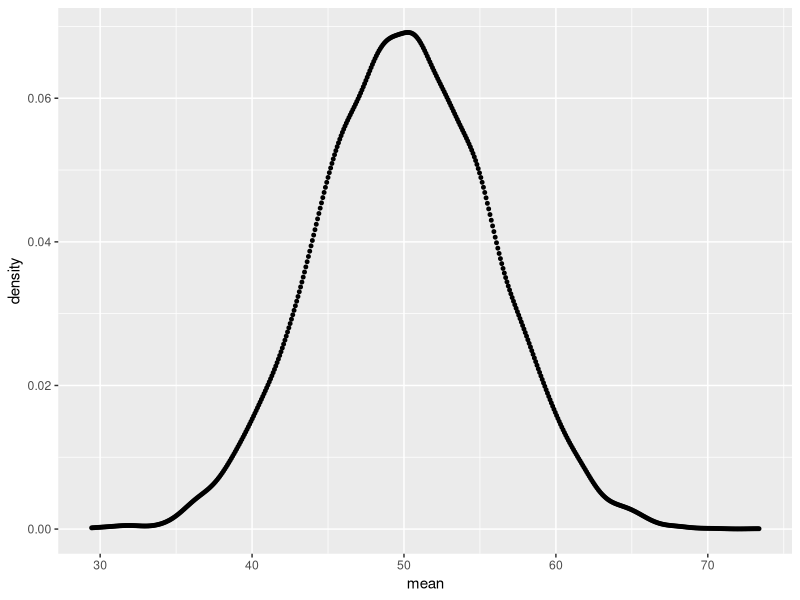
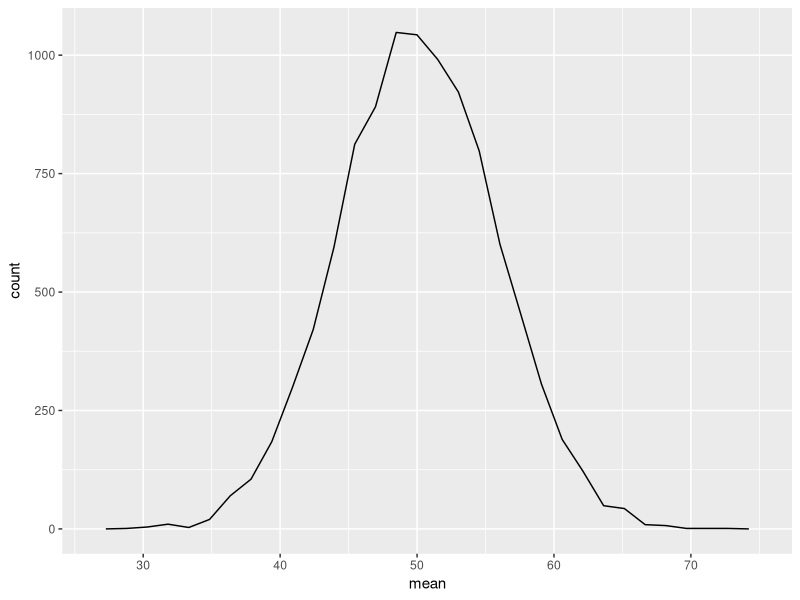
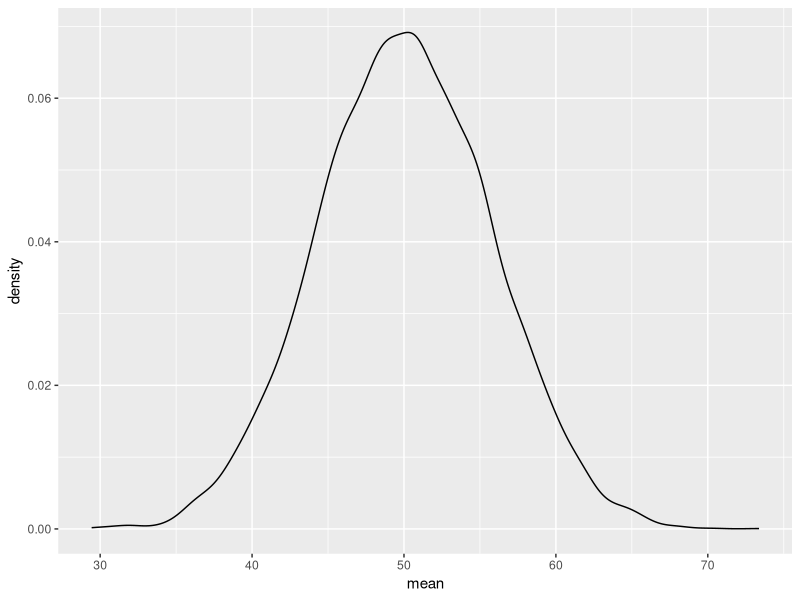
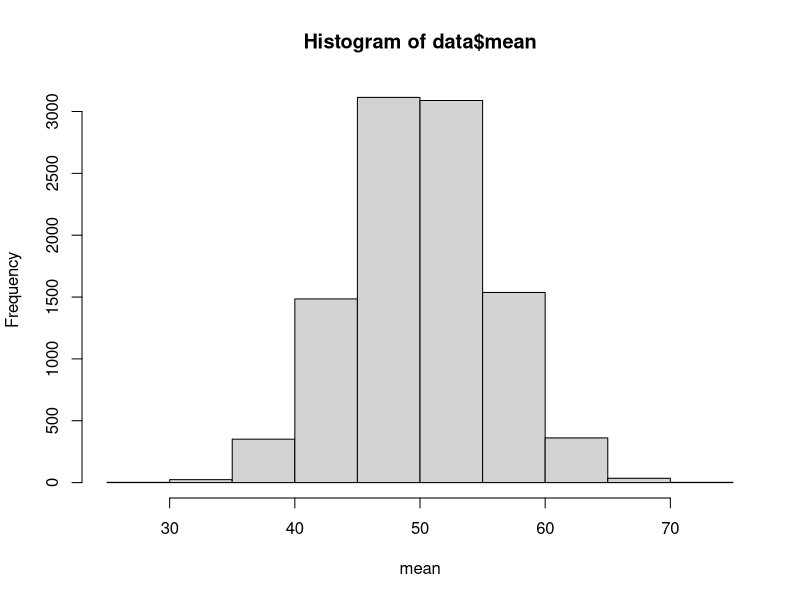
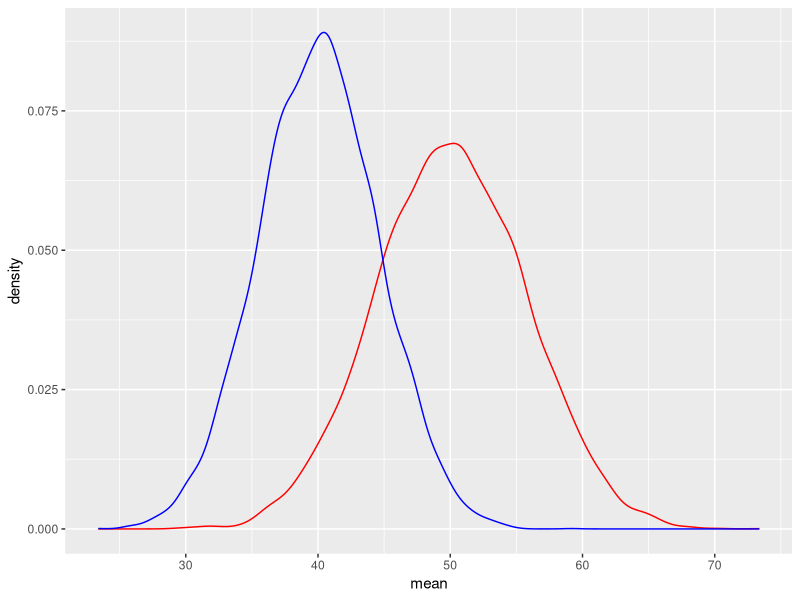
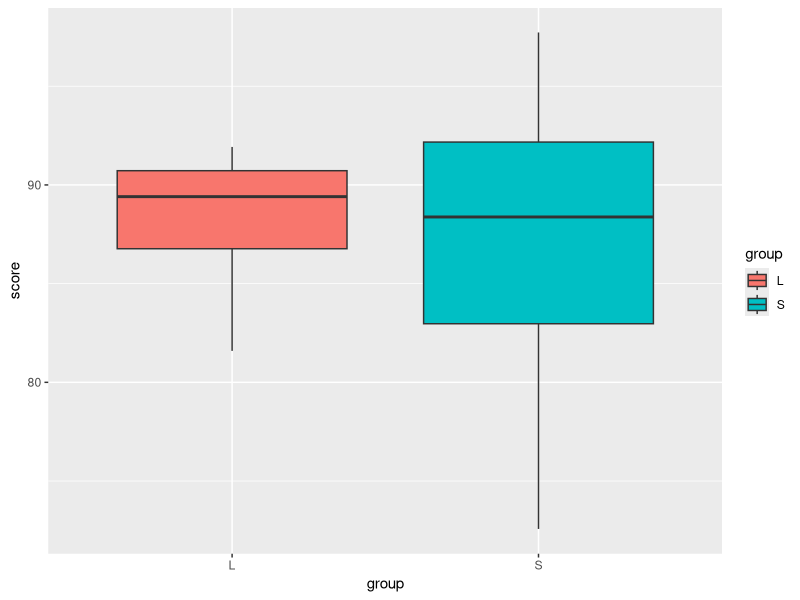

These charts were generated, in order, by the following R code: (Note: a time limit stopped this script after it produced the figures.)
library(tidyverse)

# Question 1.

a <- replicate(10000, mean(runif(26, 0, 100)))
mean(a < 40)
index <- seq(1, 10000)
data <- data.frame("index" = index, "mean" = a)

ggplot(data, aes(x = mean, y = ..density..)) +
  geom_point(size = 1, stat = "density") +
  labs(x = "mean")

ggplot(data, aes(mean))+
  geom_freqpoly()

ggplot(data, aes(mean))+
  geom_density()

hist(data$mean, xlab = "mean")

# Question 2

b <- replicate(10000, mean(runif(26, 0, 80)))
mean(b > a)
names(data)[2] = "a_mean"
data$b_mean = b
ggplot(data) +
  geom_density(aes(x = a_mean), color = "red") +
  geom_density(aes(x = b_mean), color = "blue") +
  labs(x = "mean")

# Question 3

score <- pnorm(64, mean = 50, sd = 10)*100

q_score <- function(score){
  return(pnorm(score, 50, 10)*100)
}

Lscore = c(64, 63, 62, 59)
Sscore = c(70, 63, 61, 56)
Lscore_new <- q_score(Lscore)
Sscore_new <- q_score(Sscore)
mean(Lscore_new)
mean(Sscore_new)

all_score <- c(Lscore_new, Sscore_new)
data3 <- data.frame("score" = all_score, "group" = rep(c("L", "S"), c(4, 4)))
ggplot(data3) +
  geom_boxplot(aes(x = factor(group), y = score, fill = group)) +
  labs(x = "group")

# Question 4


unlucky <- q_score(replicate(1, rnorm(26, 40, 8)))
data4 <- apply(unlucky, 2, mean)

lucky <- q_score(replicate(9999, rnorm(26, 50, 10)))
data5 <- apply(lucky, 2, mean)
mean(data4 > data5)

min <- min(data5)
mean(data4 < min)


# 其他任意一个班级的得分信息(mean)
varies <- function(size) {
  new_score <- rnorm(size, 50, 10) %>% q_score ()
  return(mean(new_score))
}

simulate <- function(){
  score_pool <- replicate(9999, varies(sample(c(5:40), 1)))
  unlucky_score <- mean(q_score(rnorm(sample(c(5:40), 1), 40, 8)))
  return(unlucky_score < min(score_pool))
}

result <- mean(replicate(10000, simulate()))
